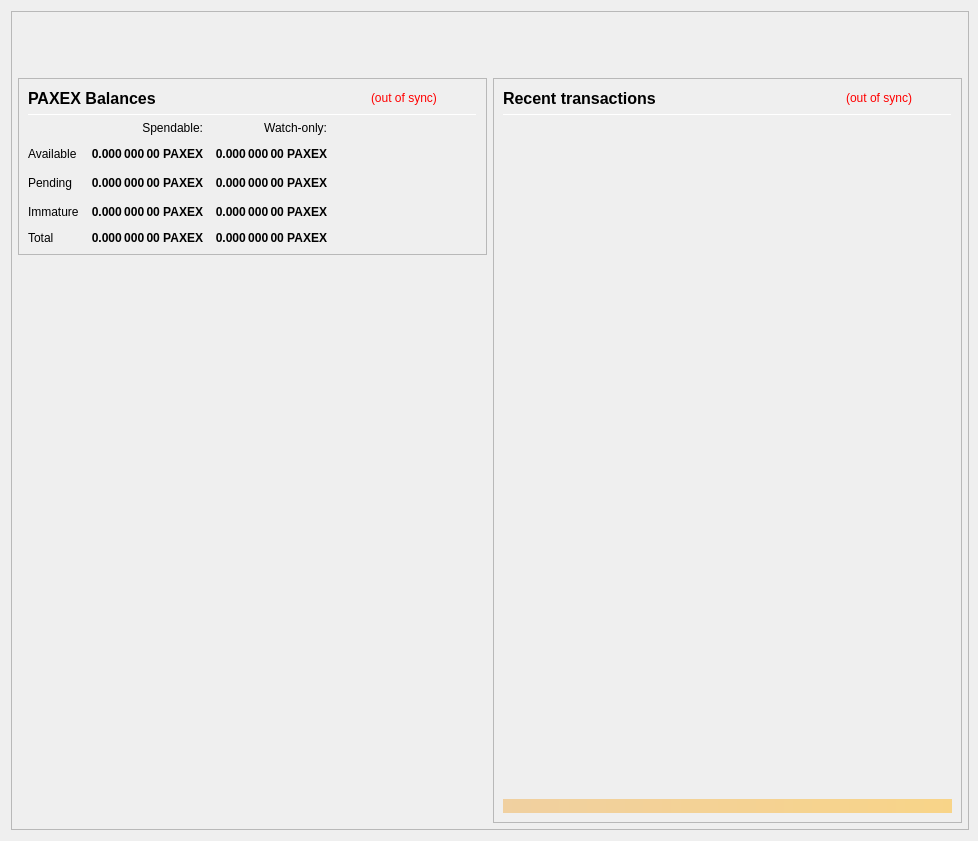
<?xml version="1.0" encoding="UTF-8"?>
<ui version="4.0">
 <class>OverviewPage</class>
 <widget class="QWidget" name="OverviewPage">
  <property name="geometry">
   <rect>
    <x>0</x>
    <y>0</y>
    <width>978</width>
    <height>841</height>
   </rect>
  </property>
  <property name="minimumSize">
   <size>
    <width>960</width>
    <height>682</height>
   </size>
  </property>
  <property name="font">
   <font>
    <weight>50</weight>
    <bold>false</bold>
   </font>
  </property>
  <property name="windowTitle">
   <string>Form</string>
  </property>
  <layout class="QVBoxLayout" name="topLayout" stretch="0">
   <property name="rightMargin">
    <number>9</number>
   </property>
   <item>
    <widget class="QFrame" name="frame_BG">
     <property name="minimumSize">
      <size>
       <width>850</width>
       <height>610</height>
      </size>
     </property>
     <property name="maximumSize">
      <size>
       <width>16777215</width>
       <height>16777215</height>
      </size>
     </property>
     <property name="frameShape">
      <enum>QFrame::StyledPanel</enum>
     </property>
     <property name="frameShadow">
      <enum>QFrame::Raised</enum>
     </property>
     <layout class="QVBoxLayout" name="verticalLayout_3" stretch="0">
      <property name="leftMargin">
       <number>0</number>
      </property>
      <property name="topMargin">
       <number>0</number>
      </property>
      <property name="rightMargin">
       <number>0</number>
      </property>
      <property name="bottomMargin">
       <number>6</number>
      </property>
      <item>
       <layout class="QVBoxLayout" name="verticalLayout_Master" stretch="0,1">
        <property name="leftMargin">
         <number>0</number>
        </property>
        <property name="topMargin">
         <number>0</number>
        </property>
        <property name="rightMargin">
         <number>0</number>
        </property>
        <property name="bottomMargin">
         <number>0</number>
        </property>
        <item>
         <widget class="QFrame" name="frame_Header">
          <layout class="QVBoxLayout" name="verticalLayout_Header" stretch="0">
           <property name="leftMargin">
            <number>0</number>
           </property>
           <property name="topMargin">
            <number>0</number>
           </property>
           <property name="rightMargin">
            <number>0</number>
           </property>
           <property name="bottomMargin">
            <number>0</number>
           </property>
           <item>
            <layout class="QHBoxLayout" name="horizontalLayout_Header" stretch="1,0">
             <property name="spacing">
              <number>6</number>
             </property>
             <item>
              <spacer name="horizontalSpacer_Header">
               <property name="orientation">
                <enum>Qt::Horizontal</enum>
               </property>
               <property name="sizeHint" stdset="0">
                <size>
                 <width>40</width>
                 <height>20</height>
                </size>
               </property>
              </spacer>
             </item>
             <item>
              <widget class="QLabel" name="labelOverviewHeaderRight">
               <property name="minimumSize">
                <size>
                 <width>464</width>
                 <height>60</height>
                </size>
               </property>
               <property name="maximumSize">
                <size>
                 <width>16777215</width>
                 <height>60</height>
                </size>
               </property>
               <property name="font">
                <font>
                 <pointsize>14</pointsize>
                </font>
               </property>
               <property name="text">
                <string/>
               </property>
               <property name="alignment">
                <set>Qt::AlignRight|Qt::AlignTrailing|Qt::AlignVCenter</set>
               </property>
              </widget>
             </item>
            </layout>
           </item>
          </layout>
         </widget>
        </item>
        <item>
         <widget class="QFrame" name="frame_Content">
          <layout class="QVBoxLayout" name="verticalLayout_Content">
           <property name="leftMargin">
            <number>6</number>
           </property>
           <property name="topMargin">
            <number>0</number>
           </property>
           <property name="rightMargin">
            <number>6</number>
           </property>
           <property name="bottomMargin">
            <number>0</number>
           </property>
           <item>
            <layout class="QHBoxLayout" name="horizontalLayout_Content" stretch="1,1">
             <property name="spacing">
              <number>6</number>
             </property>
             <item>
              <layout class="QVBoxLayout" name="verticalLayout_left" stretch="0,0">
               <item>
                <widget class="QFrame" name="frameBalances">
                 <property name="frameShape">
                  <enum>QFrame::StyledPanel</enum>
                 </property>
                 <property name="frameShadow">
                  <enum>QFrame::Raised</enum>
                 </property>
                 <layout class="QVBoxLayout" name="verticalLayout_4">
                  <item>
                   <layout class="QHBoxLayout" name="hlBalancesHeader" stretch="2,0,0">
                    <property name="spacing">
                     <number>6</number>
                    </property>
                    <item>
                     <widget class="QLabel" name="labelBalances">
                      <property name="minimumSize">
                       <size>
                        <width>0</width>
                        <height>0</height>
                       </size>
                      </property>
                      <property name="font">
                       <font>
                        <pointsize>12</pointsize>
                        <weight>75</weight>
                        <bold>true</bold>
                       </font>
                      </property>
                      <property name="text">
                       <string>PAXEX Balances</string>
                      </property>
                     </widget>
                    </item>
                    <item>
                     <widget class="QLabel" name="labelWalletStatus">
                      <property name="cursor">
                       <cursorShape>WhatsThisCursor</cursorShape>
                      </property>
                      <property name="toolTip">
                       <string>The displayed information may be out of date. Your wallet automatically synchronizes with the Paxex network after a connection is established, but this process has not completed yet.</string>
                      </property>
                      <property name="styleSheet">
                       <string notr="true">QLabel { color: red; }</string>
                      </property>
                      <property name="text">
                       <string notr="true">(out of sync)</string>
                      </property>
                      <property name="alignment">
                       <set>Qt::AlignLeading|Qt::AlignLeft|Qt::AlignVCenter</set>
                      </property>
                     </widget>
                    </item>
                    <item>
                     <spacer name="hsBalancesHeader">
                      <property name="orientation">
                       <enum>Qt::Horizontal</enum>
                      </property>
                      <property name="sizeHint" stdset="0">
                       <size>
                        <width>40</width>
                        <height>20</height>
                       </size>
                      </property>
                     </spacer>
                    </item>
                   </layout>
                  </item>
                  <item>
                   <widget class="Line" name="lineBalances">
                    <property name="minimumSize">
                     <size>
                      <width>0</width>
                      <height>1</height>
                     </size>
                    </property>
                    <property name="maximumSize">
                     <size>
                      <width>16777215</width>
                      <height>1</height>
                     </size>
                    </property>
                    <property name="orientation">
                     <enum>Qt::Horizontal</enum>
                    </property>
                   </widget>
                  </item>
                  <item>
                   <layout class="QGridLayout" name="gridLayout">
                    <property name="spacing">
                     <number>12</number>
                    </property>
                    <item row="2" column="2">
                     <widget class="QLabel" name="labelWatchPending">
                      <property name="font">
                       <font>
                        <weight>75</weight>
                        <bold>true</bold>
                       </font>
                      </property>
                      <property name="cursor">
                       <cursorShape>ArrowCursor</cursorShape>
                      </property>
                      <property name="toolTip">
                       <string>Unconfirmed transactions to watch-only addresses</string>
                      </property>
                      <property name="text">
                       <string notr="true">0.000 000 00 PAXEX</string>
                      </property>
                      <property name="alignment">
                       <set>Qt::AlignRight|Qt::AlignTrailing|Qt::AlignVCenter</set>
                      </property>
                      <property name="textInteractionFlags">
                       <set>Qt::NoTextInteraction</set>
                      </property>
                     </widget>
                    </item>
                    <item row="2" column="1">
                     <widget class="QLabel" name="labelUnconfirmed">
                      <property name="font">
                       <font>
                        <weight>75</weight>
                        <bold>true</bold>
                       </font>
                      </property>
                      <property name="cursor">
                       <cursorShape>ArrowCursor</cursorShape>
                      </property>
                      <property name="toolTip">
                       <string>Total of transactions that have yet to be confirmed, and do not yet count toward the spendable balance</string>
                      </property>
                      <property name="text">
                       <string notr="true">0.000 000 00 PAXEX</string>
                      </property>
                      <property name="alignment">
                       <set>Qt::AlignRight|Qt::AlignTrailing|Qt::AlignVCenter</set>
                      </property>
                      <property name="textInteractionFlags">
                       <set>Qt::NoTextInteraction</set>
                      </property>
                     </widget>
                    </item>
                    <item row="3" column="2">
                     <widget class="QLabel" name="labelWatchImmature">
                      <property name="font">
                       <font>
                        <weight>75</weight>
                        <bold>true</bold>
                       </font>
                      </property>
                      <property name="cursor">
                       <cursorShape>ArrowCursor</cursorShape>
                      </property>
                      <property name="toolTip">
                       <string>Staked or masternode rewards in watch-only addresses that has not yet matured</string>
                      </property>
                      <property name="text">
                       <string notr="true">0.000 000 00 PAXEX</string>
                      </property>
                      <property name="alignment">
                       <set>Qt::AlignRight|Qt::AlignTrailing|Qt::AlignVCenter</set>
                      </property>
                      <property name="textInteractionFlags">
                       <set>Qt::NoTextInteraction</set>
                      </property>
                     </widget>
                    </item>
                    <item row="4" column="0">
                     <widget class="QLabel" name="labelTotalText">
                      <property name="text">
                       <string>Total</string>
                      </property>
                      <property name="textInteractionFlags">
                       <set>Qt::NoTextInteraction</set>
                      </property>
                     </widget>
                    </item>
                    <item row="3" column="1">
                     <widget class="QLabel" name="labelImmature">
                      <property name="font">
                       <font>
                        <weight>75</weight>
                        <bold>true</bold>
                       </font>
                      </property>
                      <property name="cursor">
                       <cursorShape>ArrowCursor</cursorShape>
                      </property>
                      <property name="toolTip">
                       <string>Staked or masternode rewards that has not yet matured</string>
                      </property>
                      <property name="text">
                       <string notr="true">0.000 000 00 PAXEX</string>
                      </property>
                      <property name="alignment">
                       <set>Qt::AlignRight|Qt::AlignTrailing|Qt::AlignVCenter</set>
                      </property>
                      <property name="textInteractionFlags">
                       <set>Qt::NoTextInteraction</set>
                      </property>
                     </widget>
                    </item>
                    <item row="2" column="3">
                     <spacer name="hsBalances">
                      <property name="orientation">
                       <enum>Qt::Horizontal</enum>
                      </property>
                      <property name="sizeHint" stdset="0">
                       <size>
                        <width>40</width>
                        <height>20</height>
                       </size>
                      </property>
                     </spacer>
                    </item>
                    <item row="3" column="0">
                     <widget class="QLabel" name="labelImmatureText">
                      <property name="text">
                       <string>Immature</string>
                      </property>
                      <property name="textInteractionFlags">
                       <set>Qt::NoTextInteraction</set>
                      </property>
                     </widget>
                    </item>
                    <item row="4" column="1">
                     <widget class="QLabel" name="labelTotal">
                      <property name="font">
                       <font>
                        <weight>75</weight>
                        <bold>true</bold>
                       </font>
                      </property>
                      <property name="cursor">
                       <cursorShape>ArrowCursor</cursorShape>
                      </property>
                      <property name="toolTip">
                       <string>Your current total balance</string>
                      </property>
                      <property name="text">
                       <string notr="true">0.000 000 00 PAXEX</string>
                      </property>
                      <property name="alignment">
                       <set>Qt::AlignRight|Qt::AlignTrailing|Qt::AlignVCenter</set>
                      </property>
                      <property name="textInteractionFlags">
                       <set>Qt::NoTextInteraction</set>
                      </property>
                     </widget>
                    </item>
                    <item row="4" column="2">
                     <widget class="QLabel" name="labelWatchTotal">
                      <property name="font">
                       <font>
                        <weight>75</weight>
                        <bold>true</bold>
                       </font>
                      </property>
                      <property name="cursor">
                       <cursorShape>ArrowCursor</cursorShape>
                      </property>
                      <property name="toolTip">
                       <string>Current total balance in watch-only addresses</string>
                      </property>
                      <property name="text">
                       <string notr="true">0.000 000 00 PAXEX</string>
                      </property>
                      <property name="alignment">
                       <set>Qt::AlignRight|Qt::AlignTrailing|Qt::AlignVCenter</set>
                      </property>
                      <property name="textInteractionFlags">
                       <set>Qt::NoTextInteraction</set>
                      </property>
                     </widget>
                    </item>
                    <item row="0" column="2">
                     <widget class="QLabel" name="labelWatchonly">
                      <property name="text">
                       <string>Watch-only:</string>
                      </property>
                      <property name="alignment">
                       <set>Qt::AlignRight|Qt::AlignTrailing|Qt::AlignVCenter</set>
                      </property>
                     </widget>
                    </item>
                    <item row="1" column="0">
                     <widget class="QLabel" name="labelBalanceText">
                      <property name="text">
                       <string>Available</string>
                      </property>
                      <property name="textInteractionFlags">
                       <set>Qt::NoTextInteraction</set>
                      </property>
                     </widget>
                    </item>
                    <item row="1" column="1">
                     <widget class="QLabel" name="labelBalance">
                      <property name="font">
                       <font>
                        <weight>75</weight>
                        <bold>true</bold>
                       </font>
                      </property>
                      <property name="cursor">
                       <cursorShape>ArrowCursor</cursorShape>
                      </property>
                      <property name="toolTip">
                       <string>Your current spendable balance</string>
                      </property>
                      <property name="text">
                       <string notr="true">0.000 000 00 PAXEX</string>
                      </property>
                      <property name="alignment">
                       <set>Qt::AlignRight|Qt::AlignTrailing|Qt::AlignVCenter</set>
                      </property>
                      <property name="textInteractionFlags">
                       <set>Qt::NoTextInteraction</set>
                      </property>
                     </widget>
                    </item>
                    <item row="1" column="2">
                     <widget class="QLabel" name="labelWatchAvailable">
                      <property name="font">
                       <font>
                        <weight>75</weight>
                        <bold>true</bold>
                       </font>
                      </property>
                      <property name="cursor">
                       <cursorShape>ArrowCursor</cursorShape>
                      </property>
                      <property name="toolTip">
                       <string>Your current balance in watch-only addresses</string>
                      </property>
                      <property name="text">
                       <string notr="true">0.000 000 00 PAXEX</string>
                      </property>
                      <property name="alignment">
                       <set>Qt::AlignRight|Qt::AlignTrailing|Qt::AlignVCenter</set>
                      </property>
                      <property name="textInteractionFlags">
                       <set>Qt::NoTextInteraction</set>
                      </property>
                     </widget>
                    </item>
                    <item row="2" column="0">
                     <widget class="QLabel" name="labelPendingText">
                      <property name="text">
                       <string>Pending</string>
                      </property>
                      <property name="textInteractionFlags">
                       <set>Qt::NoTextInteraction</set>
                      </property>
                     </widget>
                    </item>
                    <item row="0" column="1">
                     <widget class="QLabel" name="labelSpendable">
                      <property name="text">
                       <string>Spendable:</string>
                      </property>
                      <property name="alignment">
                       <set>Qt::AlignRight|Qt::AlignTrailing|Qt::AlignVCenter</set>
                      </property>
                     </widget>
                    </item>
                   </layout>
                  </item>
                 </layout>
                </widget>
               </item>
               <item>
                <spacer name="verticalSpacer">
                 <property name="orientation">
                  <enum>Qt::Vertical</enum>
                 </property>
                 <property name="sizeHint" stdset="0">
                  <size>
                   <width>20</width>
                   <height>40</height>
                  </size>
                 </property>
                </spacer>
               </item>
              </layout>
             </item>
             <item>
              <layout class="QVBoxLayout" name="verticalLayout_right" stretch="1">
               <item>
                <widget class="QFrame" name="frame_RecentTransactions">
                 <property name="minimumSize">
                  <size>
                   <width>0</width>
                   <height>0</height>
                  </size>
                 </property>
                 <property name="frameShape">
                  <enum>QFrame::StyledPanel</enum>
                 </property>
                 <property name="frameShadow">
                  <enum>QFrame::Raised</enum>
                 </property>
                 <layout class="QVBoxLayout" name="verticalLayout_1" stretch="0,0,0,0,0">
                  <item>
                   <layout class="QHBoxLayout" name="horizontalLayout_2" stretch="2,0,0">
                    <property name="spacing">
                     <number>3</number>
                    </property>
                    <item>
                     <widget class="QLabel" name="label_4">
                      <property name="minimumSize">
                       <size>
                        <width>0</width>
                        <height>20</height>
                       </size>
                      </property>
                      <property name="font">
                       <font>
                        <pointsize>12</pointsize>
                        <weight>75</weight>
                        <bold>true</bold>
                       </font>
                      </property>
                      <property name="text">
                       <string>Recent transactions</string>
                      </property>
                     </widget>
                    </item>
                    <item>
                     <widget class="QLabel" name="labelTransactionsStatus">
                      <property name="cursor">
                       <cursorShape>WhatsThisCursor</cursorShape>
                      </property>
                      <property name="toolTip">
                       <string>The displayed information may be out of date. Your wallet automatically synchronizes with the Paxex network after a connection is established, but this process has not completed yet.</string>
                      </property>
                      <property name="styleSheet">
                       <string notr="true">QLabel { color: red; }</string>
                      </property>
                      <property name="text">
                       <string notr="true">(out of sync)</string>
                      </property>
                      <property name="alignment">
                       <set>Qt::AlignRight|Qt::AlignTrailing|Qt::AlignVCenter</set>
                      </property>
                     </widget>
                    </item>
                    <item>
                     <spacer name="horizontalSpacer">
                      <property name="orientation">
                       <enum>Qt::Horizontal</enum>
                      </property>
                      <property name="sizeHint" stdset="0">
                       <size>
                        <width>40</width>
                        <height>20</height>
                       </size>
                      </property>
                     </spacer>
                    </item>
                   </layout>
                  </item>
                  <item>
                   <widget class="Line" name="line">
                    <property name="minimumSize">
                     <size>
                      <width>0</width>
                      <height>1</height>
                     </size>
                    </property>
                    <property name="maximumSize">
                     <size>
                      <width>16777215</width>
                      <height>1</height>
                     </size>
                    </property>
                    <property name="orientation">
                     <enum>Qt::Horizontal</enum>
                    </property>
                   </widget>
                  </item>
                  <item>
                   <widget class="QListView" name="listTransactions">
                    <property name="minimumSize">
                     <size>
                      <width>0</width>
                      <height>0</height>
                     </size>
                    </property>
                    <property name="styleSheet">
                     <string notr="true">QListView { background: transparent; }</string>
                    </property>
                    <property name="frameShape">
                     <enum>QFrame::NoFrame</enum>
                    </property>
                    <property name="verticalScrollBarPolicy">
                     <enum>Qt::ScrollBarAlwaysOff</enum>
                    </property>
                    <property name="horizontalScrollBarPolicy">
                     <enum>Qt::ScrollBarAlwaysOff</enum>
                    </property>
                    <property name="selectionMode">
                     <enum>QAbstractItemView::NoSelection</enum>
                    </property>
                   </widget>
                  </item>
                  <item>
                   <spacer name="verticalSpacer_2">
                    <property name="orientation">
                     <enum>Qt::Vertical</enum>
                    </property>
                    <property name="sizeType">
                     <enum>QSizePolicy::Expanding</enum>
                    </property>
                    <property name="sizeHint" stdset="0">
                     <size>
                      <width>20</width>
                      <height>40</height>
                     </size>
                    </property>
                   </spacer>
                  </item>
                  <item>
                   <widget class="QLabel" name="labelAlerts">
                    <property name="maximumSize">
                     <size>
                      <width>16777215</width>
                      <height>16777215</height>
                     </size>
                    </property>
                    <property name="styleSheet">
                     <string notr="true">background-color: qlineargradient(x1: 0, y1: 0, x2: 1, y2: 0, stop:0 #F0D0A0, stop:1 #F8D488); color:#000000;</string>
                    </property>
                    <property name="text">
                     <string/>
                    </property>
                    <property name="wordWrap">
                     <bool>true</bool>
                    </property>
                    <property name="margin">
                     <number>3</number>
                    </property>
                   </widget>
                  </item>
                 </layout>
                </widget>
               </item>
              </layout>
             </item>
            </layout>
           </item>
          </layout>
         </widget>
        </item>
       </layout>
      </item>
     </layout>
    </widget>
   </item>
  </layout>
 </widget>
 <resources/>
 <connections/>
</ui>
